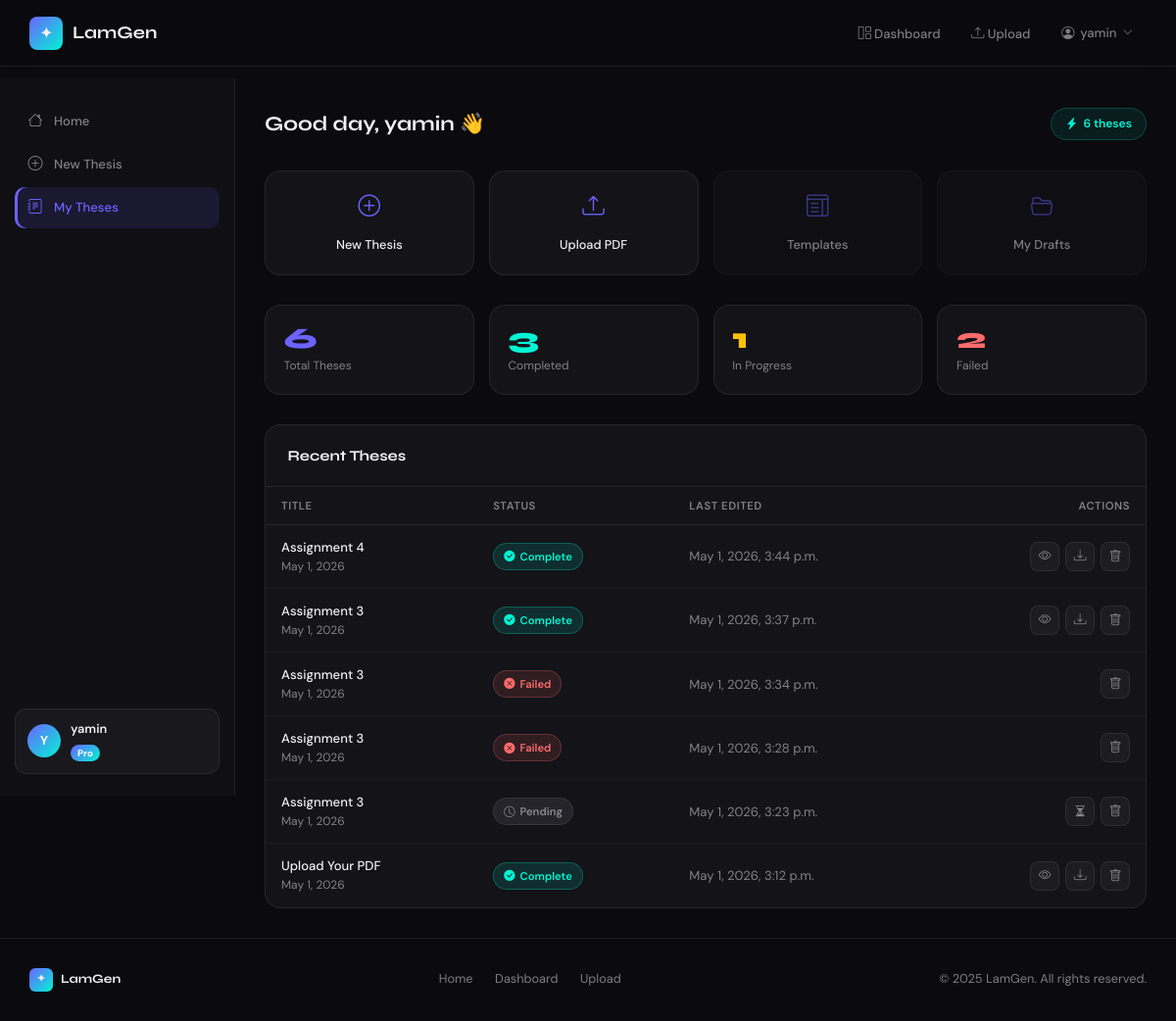
Page /dashboard/ (signed in) on the committed database.
### accounts/models.py (models this page shows, shortened)
class CustomUser(AbstractUser):
    email = models.EmailField(unique=True)
    university = models.CharField(max_length=255)
    bio = models.TextField(blank=True, default='')
    USERNAME_FIELD = 'username'
    REQUIRED_FIELDS = ['email', 'university']

### thesis/models.py (models this page shows, shortened)
class ThesisRequest(models.Model):
    user = models.ForeignKey(
        settings.AUTH_USER_MODEL,
        on_delete=models.CASCADE,
        related_name='thesis_requests',
    )
    title = models.CharField(max_length=500)
    input_file = models.FileField(upload_to='uploads/', null=True, blank=True)
    output_file = models.FileField(upload_to='outputs/', null=True, blank=True)
    generated_thesis = models.TextField(blank=True, default='')
    status = models.CharField(
        max_length=20,
        choices=StatusChoices.choices,
        default=StatusChoices.PENDING,
        db_index=True,
    )
    error_message = models.TextField(blank=True, default='')
    created_at = models.DateTimeField(auto_now_add=True, db_index=True)
    updated_at = models.DateTimeField(auto_now=True)
    class Meta:
        ordering = ['-created_at']

### dashboard/views.py (the view)
# urls.py: path('', views.DashboardView.as_view(), name='dashboard'),
class DashboardView(LoginRequiredMixin, TemplateView):
    template_name = 'dashboard/dashboard.html'
    def get_context_data(self, **kwargs):
        ctx = super().get_context_data(**kwargs)
        all_requests = ThesisRequest.objects.filter(user=self.request.user)
        ctx['total_count'] = all_requests.count()
        ctx['completed_count'] = all_requests.filter(status=StatusChoices.COMPLETED).count()
        ctx['failed_count'] = all_requests.filter(status=StatusChoices.FAILED).count()
        ctx['processing_count'] = all_requests.filter(
            status__in=[StatusChoices.PENDING, StatusChoices.PROCESSING]
        ).count()
        paginator = Paginator(all_requests, 10)
        page_number = self.request.GET.get('page', 1)
        ctx['page_obj'] = paginator.get_page(page_number)
        ctx['StatusChoices'] = StatusChoices
        return ctx

### dashboard/templates/dashboard/dashboard.html (shortened to what this page needs)
{% extends 'base.html' %}
{% load static %}
{% block content %}
<div class="dashboard-layout">
    <aside class="sidebar">
        <ul class="sidebar-nav">
            <li><a href="{% url 'home' %}"><i class="bi bi-house"></i> Home</a></li>
            <li><a href="{% url 'thesis:upload' %}"><i class="bi bi-plus-circle"></i> New Thesis</a></li>
            <li><a href="{% url 'dashboard' %}" class="active"><i class="bi bi-journal-text"></i> My Theses</a></li>
        </ul>
        <div class="sidebar-user">
            <div class="sidebar-avatar">{{ user.username|first|upper }}</div>
            <div class="sidebar-user-info">
                <div class="sidebar-user-name">{{ user.username }}</div>
                <span class="sidebar-user-badge">Pro</span>
            </div>
        </div>
    </aside>
    <div class="dash-main">
        <div class="dash-topbar">
            <div class="dash-greeting">Good day, {{ user.username }} 👋</div>
            <div class="dash-topbar-right">
                <span class="credits-badge"><i class="bi bi-lightning-charge-fill"></i> {{ total_count }} theses</span>
            </div>
        </div>
        <div class="quick-grid">
            <a href="{% url 'thesis:upload' %}" class="quick-card">
                <i class="bi bi-plus-circle"></i>
                <span>New Thesis</span>
            </a>
            <a href="{% url 'thesis:upload' %}" class="quick-card">
                <i class="bi bi-upload"></i>
                <span>Upload PDF</span>
            </a>
            <div class="quick-card" style="cursor:default;opacity:0.5;">
                <i class="bi bi-layout-text-window"></i>
                <span>Templates</span>
            </div>
            <div class="quick-card" style="cursor:default;opacity:0.5;">
                <i class="bi bi-folder2-open"></i>
                <span>My Drafts</span>
            </div>
        </div>
        <div class="stats-row">
            <div class="stat-card total">
                <div class="stat-val">{{ total_count }}</div>
                <div class="stat-label">Total Theses</div>
            </div>
            <div class="stat-card done">
                <div class="stat-val">{{ completed_count }}</div>
                <div class="stat-label">Completed</div>
            </div>
            <div class="stat-card running">
                <div class="stat-val">{{ processing_count }}</div>
                <div class="stat-label">In Progress</div>
            </div>
            <div class="stat-card failed">
                <div class="stat-val">{{ failed_count }}</div>
                <div class="stat-label">Failed</div>
            </div>
        </div>
        <div class="table-card">
            <div class="table-card-header">Recent Theses</div>
            {% if page_obj.object_list %}
            <div style="overflow-x:auto;">
                <table class="nexus-table">
                    <thead>
                        <tr>
                            <th>Title</th>
                            <th>Status</th>
                            <th>Last Edited</th>
                            <th style="text-align:right;">Actions</th>
                        </tr>
                    </thead>
                    <tbody>
                        {% for thesis in page_obj %}
                        <tr id="thesis-row-{{ thesis.pk }}">
                            <td>
                                <div class="thesis-title">{{ thesis.title|truncatechars:60 }}</div>
                                <div class="thesis-date">{{ thesis.created_at|date:"M j, Y" }}</div>
                            </td>
                            <td>
                                {% if thesis.status == 'COMPLETED' %}
                                    <span class="badge-nexus badge-completed"><i class="bi bi-check-circle-fill"></i> Complete</span>
                                {% elif thesis.status == 'PROCESSING' %}
                                    <span class="badge-nexus badge-processing"><span class="pulse-dot"></span> Processing</span>
                                {% elif thesis.status == 'PENDING' %}
                                    <span class="badge-nexus badge-pending"><i class="bi bi-clock"></i> Pending</span>
                                {% elif thesis.status == 'FAILED' %}
                                    <span class="badge-nexus badge-failed"><i class="bi bi-x-circle-fill"></i> Failed</span>
                                {% endif %}
                            </td>
                            <td class="thesis-date">{{ thesis.updated_at|date:"M j, Y, g:i a" }}</td>
                            <td>
                                <div class="action-btns" style="justify-content:flex-end;">
                                    {% if thesis.status == 'COMPLETED' %}
                                    <a href="{% url 'thesis:preview' thesis.pk %}" class="icon-btn view" title="Preview"><i class="bi bi-eye"></i></a>
                                    <a href="{% url 'thesis:download' thesis.pk %}" class="icon-btn dl" title="Download"><i class="bi bi-download"></i></a>
                                    {% elif thesis.status == 'PENDING' or thesis.status == 'PROCESSING' %}
                                    <a href="{% url 'thesis:status' thesis.pk %}" class="icon-btn view" title="View Progress"><i class="bi bi-hourglass-split"></i></a>
                                    {% endif %}
                                    <button class="icon-btn del delete-btn"
                                            data-thesis-id="{{ thesis.pk }}"
                                            data-thesis-title="{{ thesis.title|truncatechars:40 }}"
                                            title="Delete">
                                        <i class="bi bi-trash"></i>
                                    </button>
                                </div>
                            </td>
                        </tr>
                        {% endfor %}
                    </tbody>
                </table>
            </div>
            {% endif %}
        </div>
    </div>
</div>
{% endblock %}

### templates/base.html (shortened to what this page needs)
<!DOCTYPE html>
<html lang="en">
<head>
    <link href="https://cdn.jsdelivr.net/npm/bootstrap-icons@1.11.3/font/bootstrap-icons.min.css" rel="stylesheet">
    {% load static %}
</head>
<body>
    <div class="mesh-bg"><span></span></div>
    <nav class="nexus-nav">
        <a href="{% url 'home' %}" class="nav-brand">
            <div class="brand-icon">✦</div>
            LamGen
        </a>
        <ul class="nav-links">
            {% if user.is_authenticated %}
            <li><a href="{% url 'dashboard' %}"><i class="bi bi-grid-1x2"></i> Dashboard</a></li>
            <li><a href="{% url 'thesis:upload' %}"><i class="bi bi-upload"></i> Upload</a></li>
            <li class="nav-dropdown">
                <button class="nav-dropdown-toggle" onclick="this.closest('.nav-dropdown').classList.toggle('open')">
                    <i class="bi bi-person-circle"></i> {{ user.username }} <i class="bi bi-chevron-down" style="font-size:0.7rem;"></i>
                </button>
            </li>
            {% else %}
            <li><a href="{% url 'accounts:login' %}">Sign In</a></li>
            <li><a href="{% url 'accounts:register' %}" style="color:var(--primary);font-weight:600;">Get Started</a></li>
            {% endif %}
        </ul>
    </nav>
    <main>
        {% block content %}{% endblock %}
    </main>
    <footer class="nexus-footer">
        <a href="{% url 'home' %}" class="footer-brand">
            <div class="brand-icon" style="width:24px;height:24px;background:linear-gradient(135deg,var(--primary),var(--accent));border-radius:6px;display:flex;align-items:center;justify-content:center;font-size:0.7rem;">✦</div>
            LamGen
        </a>
        <div class="footer-links">
            <a href="{% url 'home' %}">Home</a>
            {% if user.is_authenticated %}
            <a href="{% url 'dashboard' %}">Dashboard</a>
            <a href="{% url 'thesis:upload' %}">Upload</a>
            {% endif %}
        </div>
        <span>&copy; 2025 LamGen. All rights reserved.</span>
    </footer>
</body>
</html>

### templates/base.html (style rules this page uses)
:root { --bg: #0A0A0F; --surface: rgba(255,255,255,0.04); --border: rgba(255,255,255,0.08); --primary: #6C63FF; --accent: #00F5D4; --danger: #FF6B6B; --text: #F0F0F5; --muted: rgba(240,240,245,0.5); --glow: 0 0 40px rgba(108,99,255,0.25); }
*, *::before, *::after { box-sizing: border-box; margin: 0; padding: 0; }
html, body { height: 100%; background: var(--bg); color: var(--text); font-family: 'DM Sans', sans-serif; font-size: 15px; line-height: 1.6; overflow-x: hidden; }
.mesh-bg { position: fixed; inset: 0; z-index: -1; overflow: hidden; }
.mesh-bg::before, .mesh-bg::after, .mesh-bg span { content: ''; position: absolute; border-radius: 50%; filter: blur(80px); opacity: 0.18; }
.mesh-bg::before { width: 600px; height: 600px; background: radial-gradient(circle, #6C63FF 0%, transparent 70%); top: -150px; left: -150px; animation: meshMove1 18s ease-in-out infinite alternate; }
.mesh-bg::after { width: 500px; height: 500px; background: radial-gradient(circle, #00F5D4 0%, transparent 70%); bottom: -100px; right: -100px; animation: meshMove2 22s ease-in-out infinite alternate; }
.mesh-bg span { width: 400px; height: 400px; background: radial-gradient(circle, #FF6B6B 0%, transparent 70%); top: 40%; left: 50%; transform: translate(-50%, -50%); animation: meshMove3 26s ease-in-out infinite alternate; }
.nexus-nav { position: fixed; top: 0; left: 0; right: 0; z-index: 1000; height: 68px; display: flex; align-items: center; padding: 0 2rem; background: rgba(10,10,15,0.7); backdrop-filter: blur(20px); -webkit-backdrop-filter: blur(20px); border-bottom: 1px solid var(--border); }
.nexus-nav .nav-brand { display: flex; align-items: center; gap: 10px; text-decoration: none; font-family: 'Syne', sans-serif; font-weight: 700; font-size: 1.2rem; color: var(--text); flex-shrink: 0; }
.nexus-nav .nav-brand .brand-icon { width: 34px; height: 34px; background: linear-gradient(135deg, var(--primary), var(--accent)); border-radius: 8px; display: flex; align-items: center; justify-content: center; font-size: 1rem; }
.nexus-nav .nav-links { display: flex; align-items: center; gap: 0.25rem; margin-left: auto; list-style: none; }
.nexus-nav .nav-links a { color: var(--muted); text-decoration: none; padding: 6px 14px; border-radius: 8px; font-size: 0.875rem; font-weight: 500; transition: all 0.3s cubic-bezier(0.4,0,0.2,1); }
.nav-dropdown { position: relative; }
.nav-dropdown-toggle { display: flex; align-items: center; gap: 6px; color: var(--muted); background: none; border: none; cursor: pointer; padding: 6px 14px; border-radius: 8px; font-size: 0.875rem; font-weight: 500; font-family: 'DM Sans', sans-serif; transition: all 0.3s cubic-bezier(0.4,0,0.2,1); }
main { padding-top: 80px; min-height: 100vh; }
.nexus-footer { border-top: 1px solid var(--border); padding: 2rem; display: flex; align-items: center; justify-content: space-between; flex-wrap: wrap; gap: 1rem; font-size: 0.85rem; color: var(--muted); }
.nexus-footer .footer-brand { display: flex; align-items: center; gap: 8px; font-family: 'Syne', sans-serif; font-weight: 700; color: var(--text); text-decoration: none; }
.nexus-footer .footer-links { display: flex; gap: 1.5rem; }
.nexus-footer .footer-links a { color: var(--muted); text-decoration: none; transition: color 0.2s; }
.badge-nexus { display: inline-flex; align-items: center; gap: 5px; padding: 4px 10px; border-radius: 50px; font-size: 0.75rem; font-weight: 600; }
.badge-completed { background: rgba(0,245,212,0.12); color: var(--accent); border: 1px solid rgba(0,245,212,0.25); }
.badge-pending { background: rgba(240,240,245,0.08); color: var(--muted); border: 1px solid var(--border); }
.badge-failed { background: rgba(255,107,107,0.12); color: var(--danger); border: 1px solid rgba(255,107,107,0.25); }

### rows in the picture
CustomUser: username "yamin", username|first "Y"
ThesisRequest: title "Assignment 4", created_at "May 1, 2026", status "COMPLETED" (drawn), updated_at "May 1, 2026, 3:44 p.m."
ThesisRequest: title "Assignment 3", created_at "May 1, 2026", status "COMPLETED" (drawn), updated_at "May 1, 2026, 3:37 p.m."
ThesisRequest: title "Assignment 3", created_at "May 1, 2026", status "FAILED" (drawn), updated_at "May 1, 2026, 3:34 p.m."
ThesisRequest: title "Assignment 3", created_at "May 1, 2026", status "FAILED" (drawn), updated_at "May 1, 2026, 3:28 p.m."
ThesisRequest: title "Assignment 3", created_at "May 1, 2026", status "PENDING" (drawn), updated_at "May 1, 2026, 3:23 p.m."
ThesisRequest: title "Upload Your PDF", created_at "May 1, 2026", status "COMPLETED" (drawn), updated_at "May 1, 2026, 3:12 p.m."

### other values in the picture
{{ total_count }} "6"
{{ completed_count }} "3"
{{ processing_count }} "1"
{{ failed_count }} "2"
